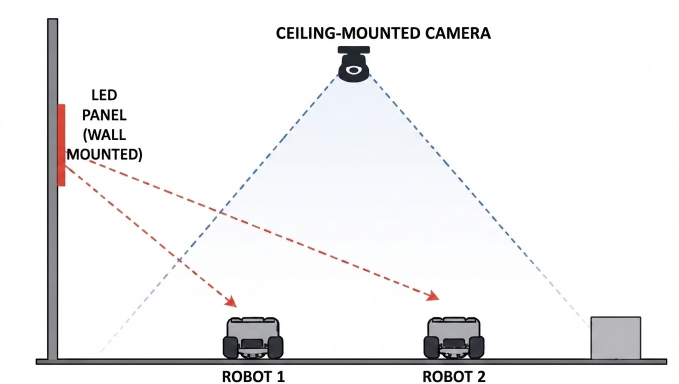
#> input picture Project/unnamed.jpg, 1358 x 768 px, given in place of the camera (shown at 1/2 size)
$ python pathPlanning_v5.py
#> lines starting #> are read from the running program, lines starting #| are printed output that depends on the picture; after the words box and inside, x2 and y2 are one past the last pixel; in counts of white or black regions, pixels touching at a corner belong together
"""
=============================================================================
Project: Multi-Robot Communication System with Vision-Based Tracking
Module : Central Intelligence & Mapping + LED Communication Layer
Author : Amunugama H.M.K.D. (E/21/029)
Version: 5.0 (LED Communication & Navigation Signalling)
Date   : May 23, 2026

Description:
Upgrades the v4 active navigation execution system with a modular LED
communication layer. NavigationCommand outputs are translated into
deterministic 2x2 binary LED panel patterns displayed on a WALL-MOUNTED
panel. Robots read this panel using their onboard cameras and decode the
pattern to determine their next action.

Communication Concept:
  Central controller computes NavigationCommand per robot.
  Command is translated to a unique 4-bit LED pattern (A/B/C/D).
  Wall panel displays the pattern physically.
  Robot's onboard camera reads the 2x2 pattern and decodes the command.
  Robot executes accordingly (turn, move, stop).

  [ A ][ B ]      <- top row
  [ C ][ D ]      <- bottom row

  All 7 commands have unique patterns — no two commands share a pattern.

Architecture Layers:
  PERCEPTION     - Boundary detection, perspective warp, ArUco localisation.
  OCCUPANCY      - Static + dynamic hybrid map with adaptive confidence decay.
  PLANNING       - 8-direction A* with corner-cut prevention, hash-gated replan.
  EXECUTION      - PathExecutor converts A* paths into orientation-aware commands.
  COMMUNICATION  - Commands mapped to unique 2x2 LED binary patterns.
                   Wall panel simulation window for visual debugging.
  VISUALISATION  - Engineering-style overlay with LED panel state per robot.

Fixes from submitted v5 draft:
  [Fix]  STOP and IDLE shared pattern (0,0,0,0) — now unique.
  [Fix]  LED panel architecture was per-robot — corrected to wall-mounted
         shared panel. One physical panel, multiplexed by robot ID prefix.
  [Fix]  Panel removed on robot disappear — wall panel persists.
  [Fix]  LED display in info panel was plain text — now rendered as a
         visual 2x2 grid with coloured circles (ON=green, OFF=dark).
  [Add]  Dedicated "LED Panel" simulation window showing the actual pattern
         as large coloured circles — what the robot camera would see.
  [Add]  Robot ID shown on panel window so multi-robot is traceable.
  [Add]  Pattern lookup table printed at startup for reference.

Preserved from v4 exactly:
  - OccupancyMap static/dynamic fusion with adaptive confidence decay.
  - 8-direction A* planning with corner-cut prevention and hash-gated replans.
  - NavigationCommand, RobotState, PathExecutor, NavigationController.
  - Execution state machine, waypoint tracking, goal detection.
  - All drawing helpers and warped-window persistence logic.
=============================================================================
"""

import cv2
import cv2.aruco as aruco
import numpy as np
import time
import heapq
from enum import Enum, auto
from dataclasses import dataclass, field
from typing import List, Optional, Tuple, Dict

# ================================================================
#  CONFIG
# ================================================================
CAMERA_SOURCE  = 0
GRID_ROWS      = 3
GRID_COLS      = 4
WARP_W         = 600
WARP_H         = 600
CANNY_LOW      = 30
CANNY_HIGH     = 120
MIN_ARENA_AREA = 8000
DIAGONAL_COST  = 1.414

# ================================================================
#  OCCUPANCY CONFIG  (preserved from v3 exactly)
# ================================================================
STATIC_GRID = [
    [0, 1, 0, 0],
    [0, 1, 0, 1],
    [0, 0, 0, 1],
]

GOAL_CELL = (2, 2)

CONFIDENCE_REINFORCE  = 0.35
CONFIDENCE_DECAY_SLOW = 0.04
CONFIDENCE_DECAY_FAST = 0.12
CONFIDENCE_THRESHOLD  = 0.55
STABILITY_WINDOW      = 6

# ================================================================
#  EXECUTION CONFIG
# ================================================================
HEADING_TOLERANCE_DEG = 30.0

# ================================================================
#  DIRECTION SYSTEM
# ================================================================
class Direction(Enum):
    NORTH     = "N"
    SOUTH     = "S"
    EAST      = "E"
    WEST      = "W"
    NORTHEAST = "NE"
    NORTHWEST = "NW"
    SOUTHEAST = "SE"
    SOUTHWEST = "SW"
    NONE      = "?"

_DELTA_TO_DIR: Dict[Tuple[int,int], Direction] = {
    (-1,  0): Direction.NORTH,
    ( 1,  0): Direction.SOUTH,
    ( 0,  1): Direction.EAST,
    ( 0, -1): Direction.WEST,
    (-1,  1): Direction.NORTHEAST,
    (-1, -1): Direction.NORTHWEST,
    ( 1,  1): Direction.SOUTHEAST,
    ( 1, -1): Direction.SOUTHWEST,
}

_DIR_TO_ANGLE: Dict[Direction, float] = {
    Direction.NORTH:      90.0,
    Direction.SOUTH:     -90.0,
    Direction.EAST:        0.0,
    Direction.WEST:      180.0,
    Direction.NORTHEAST:  45.0,
    Direction.NORTHWEST: 135.0,
    Direction.SOUTHEAST: -45.0,
    Direction.SOUTHWEST:-135.0,
    Direction.NONE:        0.0,
}

# [5 lines left out: function cell_direction, not called in this run]

def angle_diff(target_deg: float, current_deg: float) -> float:
    return (target_deg - current_deg + 180.0) % 360.0 - 180.0

# ================================================================
#  NAVIGATION COMMANDS
# ================================================================
class NavigationCommand(Enum):
    MOVE_FORWARD  = "MOVE_FORWARD"
    TURN_LEFT     = "TURN_LEFT"
    TURN_RIGHT    = "TURN_RIGHT"
    STOP          = "STOP"
    REACHED_GOAL  = "REACHED_GOAL"
    IDLE          = "IDLE"
    BLOCKED       = "BLOCKED"

CMD_COLORS: Dict[NavigationCommand, Tuple[int,int,int]] = {
    NavigationCommand.MOVE_FORWARD: (0,   220,  80),
    NavigationCommand.TURN_LEFT:    (0,   200, 255),
    NavigationCommand.TURN_RIGHT:   (0,   140, 255),
    NavigationCommand.STOP:         (0,    80, 255),
    NavigationCommand.REACHED_GOAL: (0,   255, 255),
    NavigationCommand.IDLE:         (160, 160, 160),
    NavigationCommand.BLOCKED:      (0,     0, 200),
}

# ================================================================
#  LED COMMUNICATION CONFIG
#
#  Panel layout (wall-mounted, robot reads with onboard camera):
#
#    [ A ][ B ]   <- top row
#    [ C ][ D ]   <- bottom row
#
#  Each LED is 1 (ON) or 0 (OFF).
#  All 7 commands have UNIQUE patterns — no two share a code.
#
#  Pattern design rationale:
#    MOVE_FORWARD  1010  Left column ON  → vertical stripe = go
#    TURN_LEFT     0011  Bottom row ON   → bottom-heavy = lean left
#    TURN_RIGHT    1100  Top row ON      → top-heavy = lean right
#    STOP          0101  Diagonal B/C    → cross-pattern = halt
#    REACHED_GOAL  1111  All ON          → full bright = done
#    BLOCKED       0110  Inner diagonal  → different from STOP
#    IDLE          0000  All OFF         → no light = no action
# ================================================================
LED_PATTERNS: Dict[NavigationCommand, Tuple[int,int,int,int]] = {
    #                              A  B  C  D
    NavigationCommand.MOVE_FORWARD: (1, 0, 1, 0),  # 1010
    NavigationCommand.TURN_LEFT:    (0, 0, 1, 1),  # 0011
    NavigationCommand.TURN_RIGHT:   (1, 1, 0, 0),  # 1100
    NavigationCommand.STOP:         (0, 1, 0, 1),  # 0101  ← fixed (was 0000)
    NavigationCommand.REACHED_GOAL: (1, 1, 1, 1),  # 1111
    NavigationCommand.BLOCKED:      (0, 1, 1, 0),  # 0110
    NavigationCommand.IDLE:         (0, 0, 0, 0),  # 0000
}

# Reverse lookup: pattern tuple -> command (for robot-side decoding)
PATTERN_TO_CMD: Dict[Tuple[int,int,int,int], NavigationCommand] = {
    v: k for k, v in LED_PATTERNS.items()
}

# ================================================================
#  EXECUTION STATUS
# ================================================================
class ExecStatus(Enum):
    IDLE      = auto()
    EXECUTING = auto()
    REACHED   = auto()
    BLOCKED   = auto()

# ================================================================
#  ROBOT STATE  (preserved from v4)
# ================================================================
@dataclass
class RobotState:
    robot_id:     int
    cell:         Tuple[int,int]       = (0, 0)
    heading_deg:  float                = 0.0
    path:         List[Tuple[int,int]] = field(default_factory=list)
    waypoint_idx: int                  = 0
    status:       ExecStatus           = ExecStatus.IDLE
    command:      NavigationCommand    = NavigationCommand.IDLE
    target_dir:   Direction            = Direction.NONE

    # [5 lines left out: function target_cell, not called in this run]

    @property
    def at_goal(self) -> bool:
        return self.status == ExecStatus.REACHED

# ================================================================
#  LED PANEL STATE
# ================================================================
@dataclass
class LEDPanelState:
    """
    Tracks the current state of the wall-mounted 2x2 LED panel.
    One instance per robot channel (for multi-robot multiplexing).
    """
    robot_id:       int                    = 0
    pattern:        Tuple[int,int,int,int] = (0, 0, 0, 0)
    active_command: NavigationCommand      = NavigationCommand.IDLE
    last_update_ts: float                  = 0.0

    @property
    def A(self): return self.pattern[0]
    @property
    def B(self): return self.pattern[1]
    @property
    def C(self): return self.pattern[2]
    @property
    def D(self): return self.pattern[3]

# ================================================================
#  PATH EXECUTOR  (preserved from v4 exactly)
# ================================================================
class PathExecutor:
    def __init__(self, robot_id: int):
        self.state = RobotState(robot_id=robot_id)

    # [58 lines left out: functions set_path, update, not called in this run]

# ================================================================
#  NAVIGATION CONTROLLER  (preserved from v4 exactly)
# ================================================================
class NavigationController:
    def __init__(self):
        self._executors: Dict[int, PathExecutor] = {}

    # [12 lines left out: functions on_replan, update, not called in this run]

    def state(self, robot_id: int) -> Optional[RobotState]:
        ex = self._executors.get(robot_id)
        return ex.state if ex else None

    def remove(self, robot_id: int):
        self._executors.pop(robot_id, None)

    def active_ids(self):
        return list(self._executors.keys())

# ================================================================
#  LED PANEL CONTROLLER
#
#  The physical panel is WALL-MOUNTED and shared.
#  In a multi-robot system it is time-multiplexed: each robot ID
#  gets a dedicated display slot or the panel switches between robots.
#  For single-robot use it simply shows the current command pattern.
#
#  Hardware write is suppressed if the pattern has not changed
#  (avoids redundant updates to the physical panel driver).
# ================================================================
class LEDPanelController:
    """
    Manages LED panel state for one robot channel.
    Translates NavigationCommand -> 4-bit pattern -> hardware write.
    """

    def __init__(self, robot_id: int):
        self.panel_state = LEDPanelState(robot_id=robot_id)

    # [27 lines left out: functions set_command, _hardware_write, not called in this run]

class LEDCommunicationController:
    """
    Manages one LEDPanelController per robot.

    Wall panel architecture note:
      The physical panel persists regardless of robot visibility.
      When a robot disappears from camera, its panel channel retains
      the last command until the robot is re-detected or a STOP is issued.
      Panels are NOT destroyed when robots go out of frame.
    """

    def __init__(self):
        self._panels: Dict[int, LEDPanelController] = {}

    # [4 lines left out: function set_command, not called in this run]

    def set_stop_all(self):
        """Broadcast STOP to all active panel channels."""
        for rid in self._panels:
            self._panels[rid].set_command(NavigationCommand.STOP)

    def state(self, robot_id: int) -> Optional[LEDPanelState]:
        panel = self._panels.get(robot_id)
        return panel.panel_state if panel else None

    def all_states(self) -> Dict[int, LEDPanelState]:
        return {rid: p.panel_state for rid, p in self._panels.items()}

    # Panel channels persist — no remove() on robot disappear

# ================================================================
#  OCCUPANCY MAP  (preserved from v3 exactly)
# ================================================================
class OccupancyMap:
    def __init__(self, static_grid):
        self.rows = len(static_grid)
        self.cols = len(static_grid[0])
        self._static      = [row[:] for row in static_grid]
        self.confidence   = np.zeros((self.rows, self.cols), dtype=np.float32)
        self._history     = np.zeros(
            (self.rows, self.cols, STABILITY_WINDOW), dtype=bool)
        self._history_idx = 0
        self._fused       = None
        self._fused_hash  = None
        self._prev_hash   = None
        self._dirty       = True

    # [40 lines left out: functions update, fused_grid, fused_changed, not called in this run]

    def static_blocked(self, r, c):
        return self._static[r][c] == 1

    def dynamic_confidence(self, r, c):
        return float(self.confidence[r, c])

    def is_dynamic_occupied(self, r, c):
        return float(self.confidence[r, c]) >= CONFIDENCE_THRESHOLD

    @staticmethod
    def _hash(grid):
        return tuple(cell for row in grid for cell in row)

# ================================================================
#  ARUCO
# ================================================================
aruco_dict = aruco.getPredefinedDictionary(aruco.DICT_4X4_50)
parameters = aruco.DetectorParameters()

try:
    _detector   = aruco.ArucoDetector(aruco_dict, parameters)
    USE_NEW_API = True
except AttributeError:
    USE_NEW_API = False

# [7 lines left out: function detect_aruco, not called in this run]

# ================================================================
#  GEOMETRY
# ================================================================
DST_PTS = np.array(
    [[0, 0], [WARP_W, 0], [WARP_W, WARP_H], [0, WARP_H]],
    dtype="float32"
)

# [8 lines left out: function order_corners, not called in this run]

def find_rect(gray):
    blurred  = cv2.GaussianBlur(gray, (7, 7), 0)
    edges    = cv2.Canny(blurred, CANNY_LOW, CANNY_HIGH)
    kernel   = cv2.getStructuringElement(cv2.MORPH_RECT, (5, 5))
    edges    = cv2.dilate(edges, kernel, iterations=2)
    contours, _ = cv2.findContours(
        edges, cv2.RETR_EXTERNAL, cv2.CHAIN_APPROX_SIMPLE)
    best, best_area = None, 0
    for c in contours:
        area = cv2.contourArea(c)
        if area < MIN_ARENA_AREA:
            continue
        peri   = cv2.arcLength(c, True)
        approx = cv2.approxPolyDP(c, 0.03 * peri, True)
        if len(approx) == 4 and cv2.isContourConvex(approx) and area > best_area:
            best, best_area = approx, area
    return best

# ================================================================
#  A*  (preserved from v3 exactly)
# ================================================================
NEIGHBOURS = [
    (-1,  0, False), ( 1,  0, False),
    ( 0, -1, False), ( 0,  1, False),
    (-1, -1, True),  (-1,  1, True),
    ( 1, -1, True),  ( 1,  1, True),
]

def heuristic(a, b):
    dr, dc = abs(a[0]-b[0]), abs(a[1]-b[1])
    return max(dr, dc) + (DIAGONAL_COST - 1) * min(dr, dc)

# [36 lines left out: function astar, not called in this run]

# ================================================================
#  DRAWING HELPERS
# ================================================================
def _cell_center(r, c, cell_w, cell_h):
    return (c * cell_w + cell_w // 2, r * cell_h + cell_h // 2)

# [168 lines left out: functions draw_occupancy_layer, draw_path, draw_waypoint_marker, highlight_cell, draw_led_grid_inline, draw_robot_on_warped and 3 more, not called in this run]

def draw_hud(frame, rect_found, manual_lock, fps, replan_count):
    h = frame.shape[0]
    if manual_lock:
        label, color = "Boundary: MANUAL LOCK",         (0, 200, 255)
    elif rect_found:
        label, color = "Boundary: TRACKING",            (0, 220, 80)
    else:
        label, color = "Boundary: LOST — searching...", (0, 80, 255)
    cv2.putText(frame, label,                      (10, 30),
                cv2.FONT_HERSHEY_SIMPLEX, 0.72, color, 2)
    cv2.putText(frame, f"FPS: {fps:.1f}",          (10, 58),
                cv2.FONT_HERSHEY_SIMPLEX, 0.65, (200, 200, 200), 2)
    cv2.putText(frame, f"Replans: {replan_count}", (10, 84),
                cv2.FONT_HERSHEY_SIMPLEX, 0.55, (180, 180, 180), 1)
    cv2.putText(frame, "Q/ESC=quit  L=manual lock  D=edge debug",
                (10, h-12), cv2.FONT_HERSHEY_SIMPLEX, 0.45, (160, 160, 160), 1)

# ================================================================
#  LED PANEL SIMULATION WINDOW
#
#  Renders a large visual representation of the wall-mounted panel.
#  This is what the robot's onboard camera would see on the wall.
#  Updated every frame with the current active pattern.
# ================================================================
PANEL_WIN_W = 300
PANEL_WIN_H = 340

# [63 lines left out: function render_led_panel_window, not called in this run]

# ================================================================
#  COMMAND LOGGER
# ================================================================
class CommandLogger:
    def __init__(self):
        self._last: Dict[int, NavigationCommand] = {}

    # [13 lines left out: function log, not called in this run]

# ================================================================
#  STARTUP REFERENCE TABLE
# ================================================================
def print_led_reference():
    print("\n  LED PATTERN REFERENCE")
    print("  ┌─────────────────┬──────┬────────────────┐")
    print("  │ Command         │ ABCD │ Panel          │")
    print("  ├─────────────────┼──────┼────────────────┤")
    for cmd, pat in LED_PATTERNS.items():
        a, b, c, d = pat
        panel = f"[{a}][{b}] / [{c}][{d}]"
        print(f"  │ {cmd.value:<15s}  │ {''.join(map(str,pat))}  │ {panel:<14s} │")
    print("  └─────────────────┴──────┴────────────────┘\n")

# ================================================================
#  MAIN
# ================================================================
def main():
    cap = cv2.VideoCapture(CAMERA_SOURCE)
    cap.set(cv2.CAP_PROP_FRAME_WIDTH,  1280)
    cap.set(cv2.CAP_PROP_FRAME_HEIGHT, 720)

    if not cap.isOpened():
        print(f"ERROR: Cannot open camera: {CAMERA_SOURCE}")
        return

    # Vision state
    last_ordered = last_M = last_M_inv = last_warped = None

    # Occupancy
    occ_map = OccupancyMap(STATIC_GRID)

    # Planning
    robot_paths:  Dict[int, Optional[list]] = {}
    replan_count = 0

    # Execution
    nav_ctrl = NavigationController()
    cmd_log  = CommandLogger()

    # Communication (LED panel — wall-mounted, persists independently)
    led_ctrl = LEDCommunicationController()

    manual_lock = show_debug = False
    prev_time   = time.time()

    print("\n=== Navigation + LED Communication System v5 ===")
    print(f"  Goal: {GOAL_CELL}  |  Heading tolerance: {HEADING_TOLERANCE_DEG}°")
    print("  Q/ESC=quit  L=manual lock  D=debug edges")
    print_led_reference()

    while True:
        ret, frame = cap.read()
#> frame is the input picture: shape (768, 1358, 3); mean B, G, R 241.4, 240.7, 241
        if not ret:
            print("Cannot read frame")
            break

        display = frame.copy()
        gray    = cv2.cvtColor(frame, cv2.COLOR_BGR2GRAY)

        now       = time.time()
        fps       = 1.0 / max(now - prev_time, 1e-9)
        prev_time = now

        # ============================================================
        #  STEP 1 — BOUNDARY DETECTION
        # ============================================================
        rect_found = False
        if not manual_lock:
            rect = find_rect(gray)
#> in find_rect, `blurred  = cv2.GaussianBlur(gray, (7, 7), 0)`:
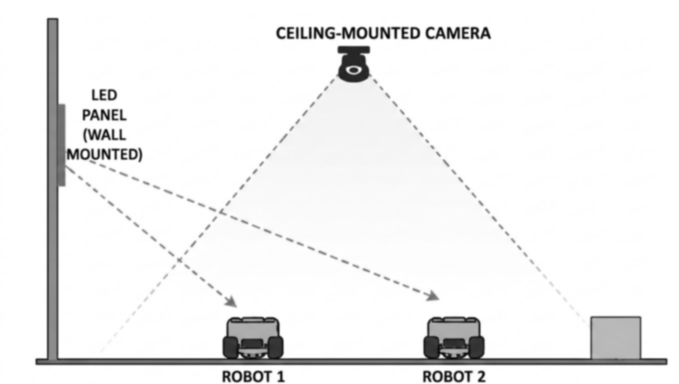
#> blurred: shape (768, 1358) (shown at 1/2 size); min 4, max 255, mean 240.8
#> in find_rect, `edges    = cv2.Canny(blurred, CANNY_LOW, CANNY_HIGH)`:
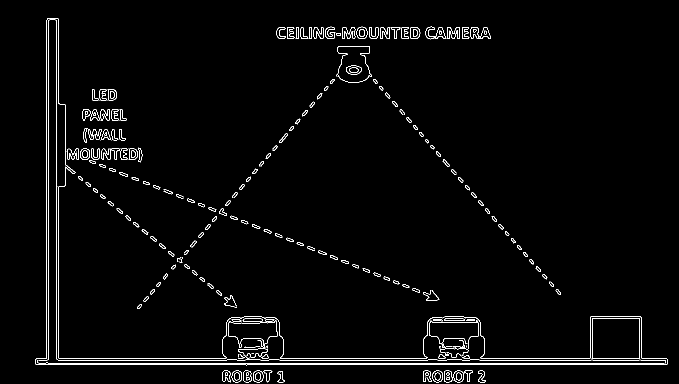
#> edges: shape (768, 1358) (shown at 1/2 size); 2% white in thin lines or dots, all inside (x1, y1, x2, y2) = (71, 36, 1335, 765)
#> in find_rect, `contours, _ = cv2.findContours( edges, cv2.RETR_EXTERNAL, cv2.CHAIN_AP..`: contours = 11 contours; largest, box (x1, y1, x2, y2) and area: (67, 32, 1339, 735) 136970, (549, 49, 845, 82) 8787, (847, 49, 986, 83) 4138, (842, 737, 950, 768) 3068, (441, 737, 549, 768) 3064
#> (the rest of the program and of its run is left out)
